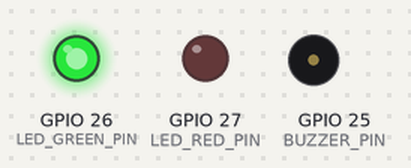
Bench run of a sketch on a simulated ESP32. Parts: output pins drawn as LEDs (lit = HIGH), buzzer (waves = sounding, pin HIGH). What the sketch prints to the serial monitor is not drawn.

Above: at 0.1 s.
Timing chart, 0 to 1.6 s (numbered marks = the images above):
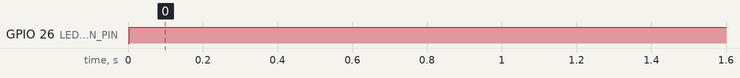

The sketch:

predicare_esp32.ino
```cpp
#include <Arduino.h>
#include "config.h"

void setup() {
  Serial.begin(SERIAL_BAUD);
  pinMode(LED_GREEN_PIN, OUTPUT);
  pinMode(LED_RED_PIN, OUTPUT);
  pinMode(BUZZER_PIN, OUTPUT);
}

void loop() {
  // Replace these deterministic demo values with MAX30102/MLX90614 reads.
  const float heartRate = 72.0;
  const float spo2 = 98.0;
  const float temperature = 36.6;
  Serial.printf("{\"type\":\"measurement\",\"heart_rate\":%.1f,\"spo2\":%.1f,\"temperature\":%.1f,\"source\":\"device\",\"timestamp\":%lu}\n",
                heartRate, spo2, temperature, millis());
  digitalWrite(LED_GREEN_PIN, HIGH);
  delay(5000);
}
```

config.h
```cpp
#pragma once
#define SERIAL_BAUD 115200
#define HEART_RATE_PIN 34
#define BUZZER_PIN 25
#define LED_GREEN_PIN 26
#define LED_RED_PIN 27
```

Measured:
- by itself, GPIO 26 (LED_GREEN_PIN): LOW → HIGH at 0.00 s
